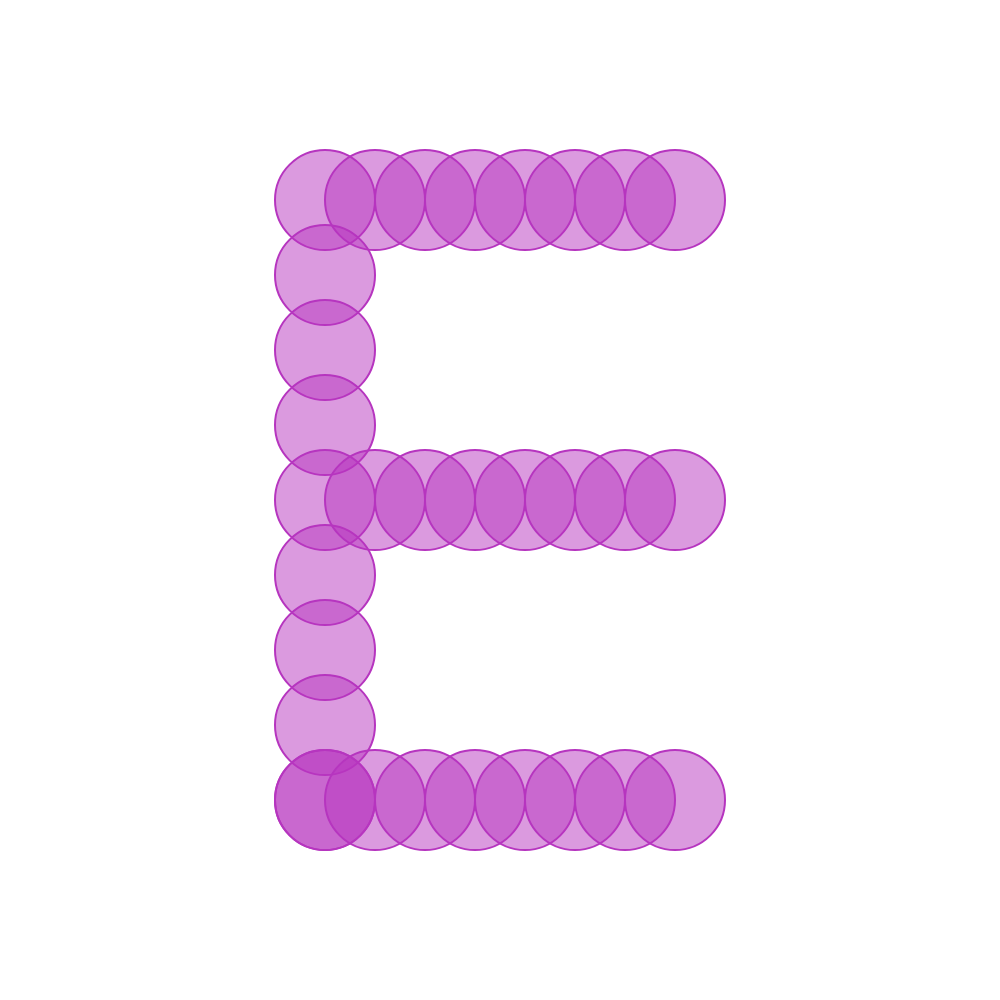
Frame 1 (no input)
Frame 60 (no input): identical to frame 1, image omitted
Frame 120 (the mouse pressed at the canvas centre since frame 60): identical to frame 1, image omitted

The p5.js sketch that drew this single still picture (run headless with seeded random() and noise() and a simulated clock; from frame 60 on, the mouse is pressed at the canvas centre):

// p5.js sketch
// ── sketch.js
let r, g, b;

function setup() {
  createCanvas(1000, 1000);
  // Pick colors randomly
  r = random(255);
  g = random(255);
  b = random(255);
}

function draw() {
  background(255);
  // Draw a circle
  strokeWeight(2);
  stroke(r, g, b);
  fill(r, g, b, 127);
  ellipse(325, 200, 100, 100); // top row
  ellipse(375, 200, 100, 100);
  ellipse(425, 200, 100, 100);
  ellipse(475, 200, 100, 100);
  ellipse(525, 200, 100, 100);
  ellipse(575, 200, 100, 100);
  ellipse(625, 200, 100, 100);
  ellipse(675, 200, 100, 100);

  fill(r, g, b, 127);
  ellipse(325, 275, 100, 100); // vertical bar
  ellipse(325, 350, 100, 100);
  ellipse(325, 425, 100, 100);
  ellipse(325, 500, 100, 100);
  ellipse(325, 575, 100, 100);
  ellipse(325, 650, 100, 100);
  ellipse(325, 725, 100, 100);
  ellipse(325, 800, 100, 100);
 
  fill(r, g, b, 127);
  ellipse(325, 800, 100, 100); // bottom row
  ellipse(375, 800, 100, 100);
  ellipse(425, 800, 100, 100);
  ellipse(475, 800, 100, 100);
  ellipse(525, 800, 100, 100);
  ellipse(575, 800, 100, 100);
  ellipse(625, 800, 100, 100);
  ellipse(675, 800, 100, 100);

  fill(r, g, b, 127);
  ellipse(375, 500, 100, 100);
  ellipse(425, 500, 100, 100);
  ellipse(475, 500, 100, 100);
  ellipse(525, 500, 100, 100);
  ellipse(575, 500, 100, 100);
  ellipse(625, 500, 100, 100);
  ellipse(675, 500, 100, 100);
  
}

// When the user clicks the mouse
function mousePressed() {
  // Check if mouse is inside the circle
  let d = dist(mouseX, mouseY, 360, 200);
  if (d < 100) {
    // Pick new random color values
    r = random(255);
    g = random(255);
    b = random(255);
  }
}
